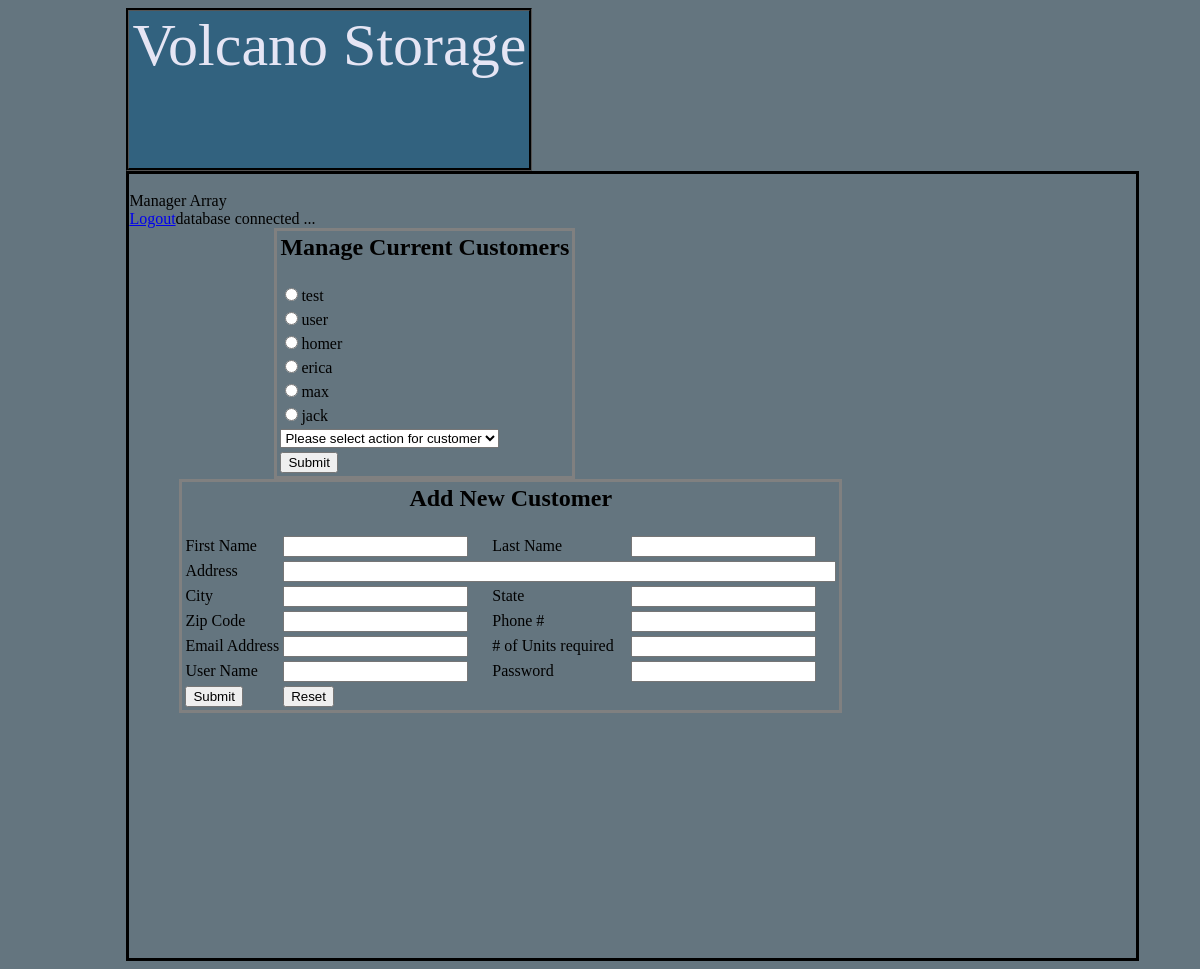
Page /managerPage.php (signed in) on the committed database.
### tables this page shows
CREATE TABLE IF NOT EXISTS `user_info` (
  `iduserInfo` int(11) NOT NULL AUTO_INCREMENT,
  `firstName` varchar(1000) NOT NULL,
  `lastName` varchar(1000) NOT NULL,
  `address` varchar(1000) NOT NULL,
  `city` varchar(1000) NOT NULL,
  `state` varchar(1000) NOT NULL,
  `zip` varchar(1000) NOT NULL,
  `phoneNumber` varchar(1000) NOT NULL,
  `email` varchar(1000) NOT NULL,
  PRIMARY KEY (`iduserInfo`)
);

### managerPage.php (the view, shortened to what this page needs)
<html>
 <link rel="stylesheet" type="text/css" href="styleVol.css"/>
<head class="header">
  <div id="logoBG">
        Volcano Storage
    </div>
</head>
    <body>
<?php
echo '<div id="custOuterBox">';
echo '<br>';
echo "Manager ". $_SESSION['validUser'];
echo '<br>';
echo '<a href="logout.php">Logout</a>';
include 'connect.php';
$query2 = 'SELECT * FROM user_Info';
$result = $db->query($query2);
if ($result)
{
    echo '<form action="managerPage.php" method="post">';
    echo '<table id="currCust">';
    echo '<thead><td><h2>Manage Current Customers</h2></td></thead>';
    while($row = $result->fetch_object())
    {
        echo '<tr>';
        echo '<td><p><input type="radio" name="customers[]" value='.$row->firstName.'>'.$row->firstName.'</p></td>';
        echo '</tr>';
        }
    echo '<tr>';
        echo '<td><select name="custOption">';
        echo '<option value="" disabled="disabled" selected="selected">Please select action for customer</option>';
        echo '</select></td>';
        echo '</tr>';
    echo '<tfoot><td><input type="submit" name="Submit"></td></tfoot>';
    echo '</table>';
    echo '</form>';
}
else
{
    die(mysql_error());
}
echo '<form action="addnewuser.php" method="post">';
echo '<table id="newUser">';
echo '<thead><td colspan="4" align="center"><h2>Add New Customer</h2></td></thead>';
echo '<tr>';
echo '<td>First Name</td><td><input type="text" name="fname"></td><td>Last Name</td><td><input type="text" name="lname"></td>';
echo '</tr>';
echo '<tr><td>Address</td><td colspan="3"><input type="address" name="address" size="66"></td></tr>';
echo '<tr>';
echo '<td>City</td><td><input type="text" name="city"></td><td>State</td><td><input type="text" name="state"></td>';
echo '</tr>';
echo '<tr>';
echo '<td>Zip Code</td><td><input type="text" name="zip"></td><td>Phone #</td><td><input type="text" name="phone"></td>';
echo '</tr>';
echo '<tr>';
echo '<td>Email Address</td><td><input type="text" name="email"></td><td># of Units required</td><td><input type="text" name="units"></td>';
echo '</tr>';
echo '<tr>';
echo '<td>User Name</td><td><input type="text" name="userName"></td><td>Password</td><td><input type="text" name="password"></td>';
echo '</tr>';
echo '<tfoot><td><input type="submit" name="submit"></td><td><input type="reset" value="Reset"></td></tfoot>';
echo '</table>';
echo'</form>';
echo '</div>';
?>
    </body>
</html>

### styleVol.css (style rules this page uses)
body { background-color:#64757F; min-width:600px; }
#logoBG { position:static; z-index:2; border-style:groove; border-color:black; height:20%; width:400px; background-color:#32627F; text-align:center; margin-bottom:0%; margin-left:10%; font-size:60px; color:#E5E5F4; }
#custOuterBox { border-style:solid; height:100%; width:85%; margin-top:0%; margin-left:10%; }
#currCust { float:left; display:inline; border-style:solid; margin-left:145px; }
#newUser { float:left; border-style:solid; margin-left:50px; }

### rows in the picture
user_info: firstName "test"
user_info: firstName "user"
user_info: firstName "homer"
user_info: firstName "erica"
user_info: firstName "max"
user_info: firstName "jack"

### other values in the picture
$_SESSION['validUser'] "Array"
